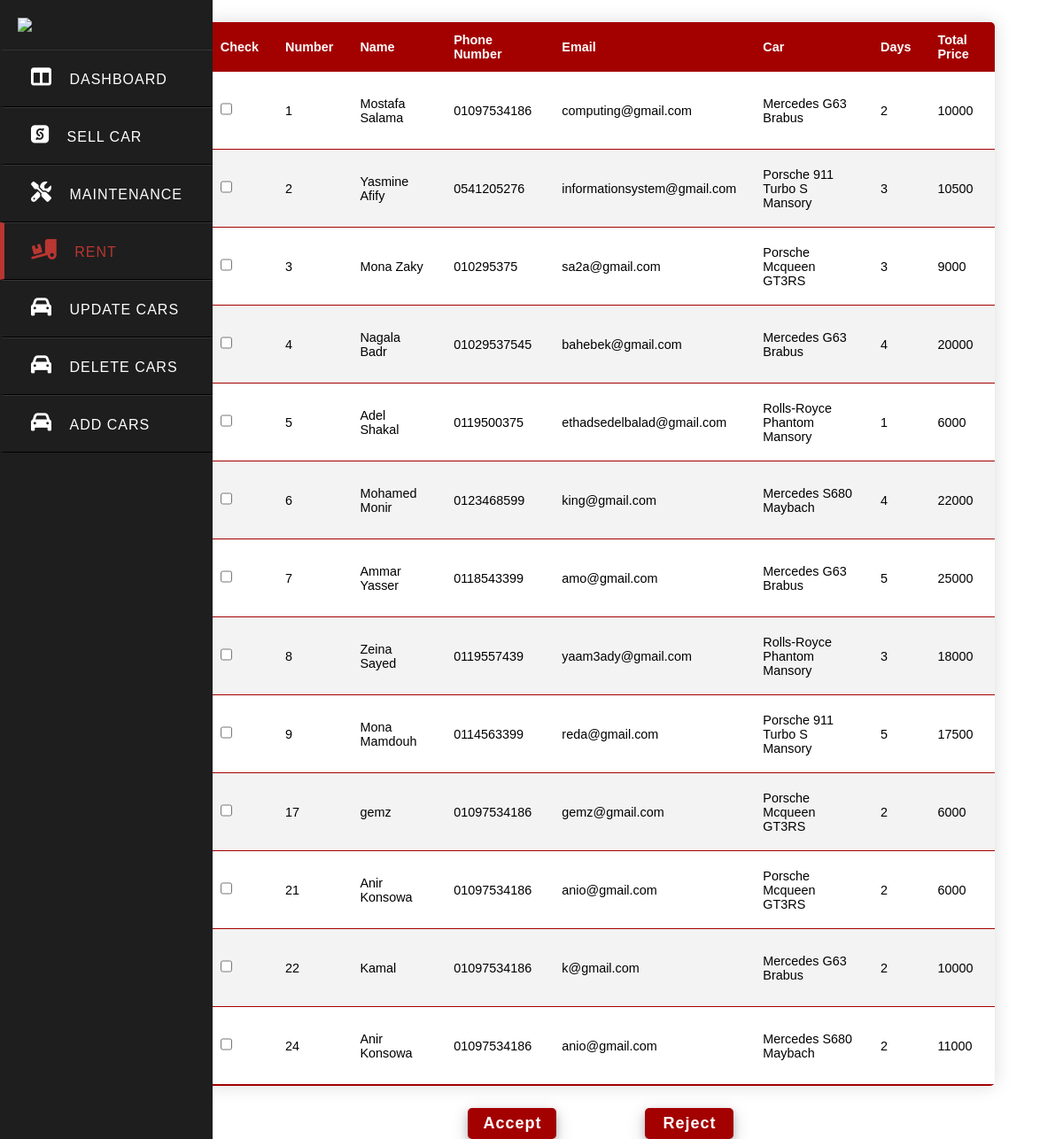
The page /AdminRent.php on the database its author committed.
### tables this page shows
CREATE TABLE `rent` (
  `rentID` int(11) NOT NULL,
  `carBrand` varchar(100) NOT NULL,
  `numOfDay` int(100) NOT NULL,
  `totalPrice` int(255) NOT NULL,
  `customerID` int(100) NOT NULL
);

CREATE TABLE `customer` (
  `customerID` int(11) NOT NULL,
  `phoneNumber` varchar(100) DEFAULT NULL,
  `Email` varchar(100) NOT NULL,
  `FullName` varchar(100) NOT NULL
);

### AdminRent.php (the view, shortened to what this page needs)
<!DOCTYPE html>
<head>
    <link rel="stylesheet" href="benz.css">
    <link rel="stylesheet" href="https://cdnjs.cloudflare.com/ajax/libs/font-awesome/6.5.2/css/all.min.css">
</head>
    <body>
        <div class="adminContainerAG">
        <div class="sidebarAG">
           <img class="nav-adminLogoAG" src="images/Macqueen Wheels.png">
            <a href="AdminHome.php">
              <i class="fa-solid fa-table-columns"></i>
              <span>Dashboard</span>
            </a>
            <a href="AdminSellCar.php">
              <i class="fa-brands fa-sellcast"></i>
              <span>Sell Car</span>
            </a>
            <a href="AdminMaintenance.php">
              <i class="fa-solid fa-screwdriver-wrench"></i>
              <span>Maintenance</span>
            </a>
            <a href="AdminRent.php" class="active">
              <i class="fa-solid fa-truck-ramp-box"></i>
              <span>Rent</span>
            </a>
            <a href="UpdateCar.php">
            <i class="fa-solid fa-car"></i>
              <span>Update Cars</span>
            </a>
            <a href="DeleteCar.php">
            <i class="fa-solid fa-car"></i>
              <span>Delete Cars</span>
            </a>
            <a href="AddCar.php">
            <i class="fa-solid fa-car"></i>
              <span>Add Cars</span>
            </a>
          </div>
       <form method="post">
        <div class="tableContainerAG">
        <?php
            include("connection.php");
            $sql = "SELECT r.rentID, c.FullName, c.phoneNumber, c.Email, r.carBrand, r.numOfDay, r.totalPrice FROM customer c
                    INNER JOIN rent r ON c.customerID = r.customerID";
            $result = mysqli_query($conn, $sql);
            if (!$result) {
                echo "<script>alert('Error retrieving data: " . mysqli_error($conn) . "')</script>";
            } else {
                echo "<table class='content-tableAG'>";
                echo "<thead>
                          <tr>
                          <th>Check</th>
                          <th>Number</th>
                          <th>Name</th>
                          <th>Phone Number</th>
                          <th>Email</th>
                          <th>Car</th>
                          <th>Days</th>
                          <th>Total Price</th>
                          </tr>
                        </thead>
                        <tbody>";
                        while ($row = mysqli_fetch_assoc($result)) {
                          echo "<tr>";
                          echo "<td><input type='checkbox' class='rowCheckbox' name='selectedRows[]' value='" . $row['rentID'] . "'></td>";
                          echo "<td>" . $row['rentID'] . "</td>";
                          echo "<td>" . $row['FullName'] . "</td>";
                          echo "<td>" . $row['phoneNumber'] . "</td>";
                          echo "<td>" . $row['Email'] . "</td>";
                          echo "<td>" . $row['carBrand'] . "</td>";
                          echo "<td>" . $row['numOfDay'] . "</td>";
                          echo "<td>" . $row['totalPrice'] . "</td>";
                          echo "</tr>";
                      }
                echo "</tbody></table>";
            }
          ?>
        <div class="actionButtonsAG">
            <button id="adminAccept-buttonAG" onclick="acceptSelectedRows()">Accept</button>
            <button type="submit" name="reject" id="adminReject-buttonAG">Reject</button>
          </div>
          </form>
        </div>
    </body>
</html>

### benz.css (style rules this page uses)
* { margin: 0%; padding: 0%; box-sizing: border-box; font-family: Arial, Helvetica, sans-serif; }
form input { height: 60px; outline: none; border: none; padding: 0 15px; font-size: 16px; font-weight: 400; color: #333; border-radius: 8px; background: #fff; }
.adminContainerAG { display: flex; flex-direction: row; align-content: center; justify-content: center; }
.tableContainerAG { margin-left: 15%; }
.sidebarAG { position: fixed; display: flex; flex-direction: column; align-items: center; width: 240px; max-width: 100%; left: 0; height: 100%; background: #1e1e1e; }
.sidebarAG a { display: block; height: 65px; width: 100%; color: white; line-height: 65px; padding-left: 30px; box-sizing: border-box; border-bottom: 1px solid black; border-top: 1px solid rgba(255,255,255,.1); border-left: 5px solid transparent; transition: all .5s ease; text-decoration: none; }
a.active,a:hover { border-left: 5px solid #b93632; color: #b93632; }
.sidebarAG a i { font-size: 23px; margin-right: 16px; }
.sidebarAG a span { letter-spacing: 1px; text-transform: uppercase; }
.nav-adminLogoAG { width: 200px; margin: 20px; }
.content-tableAG { border-collapse: collapse; margin: 25px 0; font-size: 0.9em; min-width: 400px; border-radius: 5px; overflow: hidden; box-shadow: 0 0 20px rgba(0, 0, 0, 0.15); }
.content-tableAG thead tr { background-color: #a30000; color: #ffffff; text-align: left; font-weight: bold; }
.content-tableAG th, .content-tableAG td { padding: 12px 15px; }
.content-tableAG tbody tr { border-bottom: 1px solid #a30000; }
.content-tableAG tbody tr:nth-of-type(even) { background-color: #f3f3f3; }
.content-tableAG tbody tr:last-of-type { border-bottom: 2px solid #a30000; }
.actionButtonsAG { display: flex; flex-direction: row; justify-content: center; gap: 100px; }
#adminReject-buttonAG,#adminAccept-buttonAG { height: 35px; width: 100px; outline: none; color: white; border: none; font-size: 18px; font-weight: bold; border-radius: 5px; letter-spacing: 1px; background: #a30000; box-shadow: 0 4px 8px 0 rgba(0, 0, 0, 0.2), 0 6px 20px 0 rgba(0, 0, 0, 0.19); }

### rows shown on the page
rent: rentID "1", customerID.FullName "Mostafa Salama", customerID.phoneNumber "01097534186", customerID.Email "computing@gmail.com", carBrand "Mercedes G63 Brabus", numOfDay "2", totalPrice "10000"
rent: rentID "2", customerID.FullName "Yasmine Afify", customerID.phoneNumber "0541205276", customerID.Email "informationsystem@gmail.com", carBrand "Porsche 911 Turbo S Mansory", numOfDay "3", totalPrice "10500"
rent: rentID "3", customerID.FullName "Mona Zaky", customerID.phoneNumber "010295375", customerID.Email "sa2a@gmail.com", carBrand "Porsche Mcqueen GT3RS", numOfDay "3", totalPrice "9000"
rent: rentID "4", customerID.FullName "Nagala Badr", customerID.phoneNumber "01029537545", customerID.Email "bahebek@gmail.com", carBrand "Mercedes G63 Brabus", numOfDay "4", totalPrice "20000"
rent: rentID "5", customerID.FullName "Adel Shakal", customerID.phoneNumber "0119500375", customerID.Email "ethadsedelbalad@gmail.com", carBrand "Rolls-Royce Phantom Mansory", numOfDay "1", totalPrice "6000"
rent: rentID "6", customerID.FullName "Mohamed Monir", customerID.phoneNumber "0123468599", customerID.Email "king@gmail.com", carBrand "Mercedes S680 Maybach", numOfDay "4", totalPrice "22000"
rent: rentID "7", customerID.FullName "Ammar Yasser", customerID.phoneNumber "0118543399", customerID.Email "amo@gmail.com", carBrand "Mercedes G63 Brabus", numOfDay "5", totalPrice "25000"
rent: rentID "8", customerID.FullName "Zeina Sayed", customerID.phoneNumber "0119557439", customerID.Email "yaam3ady@gmail.com", carBrand "Rolls-Royce Phantom Mansory", numOfDay "3", totalPrice "18000"
rent: rentID "9", customerID.FullName "Mona Mamdouh", customerID.phoneNumber "0114563399", customerID.Email "reda@gmail.com", carBrand "Porsche 911 Turbo S Mansory", numOfDay "5", totalPrice "17500"
rent: rentID "17", customerID.FullName "gemz", customerID.phoneNumber "01097534186", customerID.Email "gemz@gmail.com", carBrand "Porsche Mcqueen GT3RS", numOfDay "2", totalPrice "6000"
rent: rentID "21", customerID.FullName "Anir Konsowa", customerID.phoneNumber "01097534186", customerID.Email "anio@gmail.com", carBrand "Porsche Mcqueen GT3RS", numOfDay "2", totalPrice "6000"
rent: rentID "22", customerID.FullName "Kamal", customerID.phoneNumber "01097534186", customerID.Email "k@gmail.com", carBrand "Mercedes G63 Brabus", numOfDay "2", totalPrice "10000"
rent: rentID "24", customerID.FullName "Anir Konsowa", customerID.phoneNumber "01097534186", customerID.Email "anio@gmail.com", carBrand "Mercedes S680 Maybach", numOfDay "2", totalPrice "11000"
